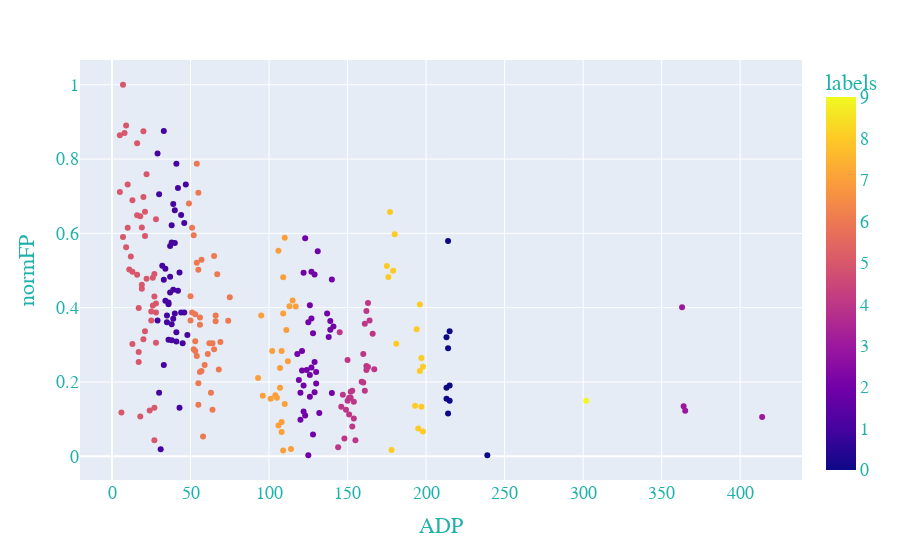

Notebook cell for this chart:
### Code cell
rbs = aggData[aggData["Pos"] == "WR"]
rbs["normFP"] = rbs["FantasyPoints"] / rbs["FantasyPoints"].max()
plotKmeans(rbs, y="normFP", clusters=10)

### Figure 1 — Plotly figure (JSON) as saved in the notebook; plotly's stock layout.template omitted (floating-point values rounded to 4 significant figures; data arrays with more than 128 entries replaced by an {"elided": "..."} marker saying what was removed)
{"data": [{"customdata": {"elided": "250x2 mixed values"}, "hovertemplate": "ADP=%{x}<br>normFP=%{y}<br>Player=%{customdata[0]}<br>Year=%{customdata[1]}<br>labels=%{marker.color}<extra></extra>", "legendgroup": "", "marker": {"color": {"elided": "250 int values"}, "coloraxis": "coloraxis", "symbol": "circle"}, "mode": "markers", "name": "", "orientation": "v", "showlegend": false, "type": "scatter", "x": {"elided": "250 int values"}, "xaxis": "x", "y": {"elided": "250 float values"}, "yaxis": "y"}], "layout": {"coloraxis": {"colorbar": {"title": {"text": "labels"}}, "colorscale": [[0, "#0d0887"], [0.1111, "#46039f"], [0.2222, "#7201a8"], [0.3333, "#9c179e"], [0.4444, "#bd3786"], [0.5556, "#d8576b"], [0.6667, "#ed7953"], [0.7778, "#fb9f3a"], [0.8889, "#fdca26"], [1, "#f0f921"]]}, "font": {"color": "LightSeaGreen", "family": "sans serif", "size": 18}, "legend": {"tracegroupgap": 0}, "margin": {"t": 60}, "xaxis": {"anchor": "y", "domain": [0, 1], "title": {"text": "ADP"}}, "yaxis": {"anchor": "x", "domain": [0, 1], "title": {"text": "normFP"}}}}
